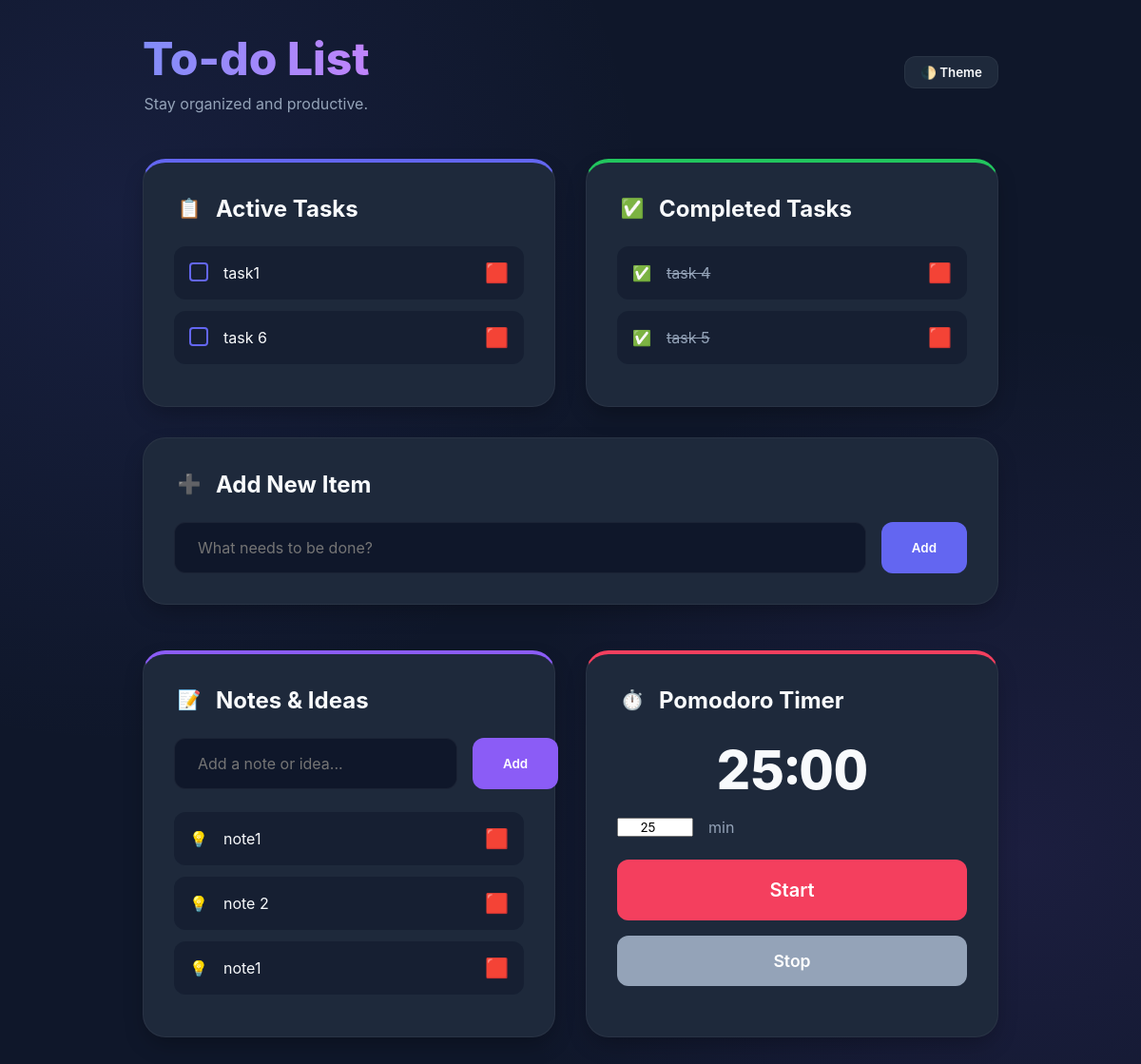
Before: / with the older database file.
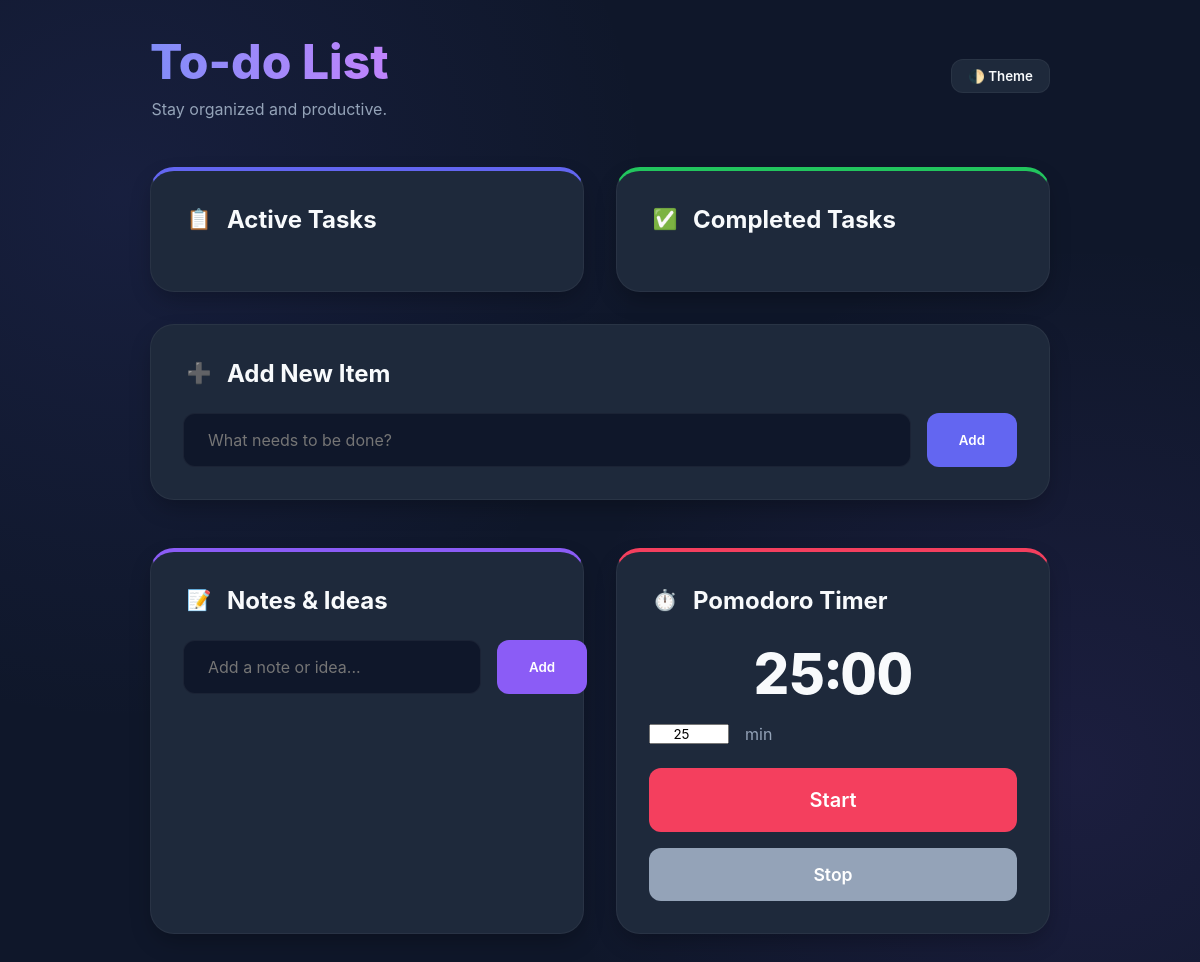
After: the same page with the newer database file.
### tables this page shows
CREATE TABLE tasks (
            id INTEGER PRIMARY KEY AUTOINCREMENT,
            task TEXT NOT NULL,
            status TEXT DEFAULT 'active'
        );

CREATE TABLE notes (
            id INTEGER PRIMARY KEY AUTOINCREMENT,
            note TEXT NOT NULL
        );

### app.py (the view, shortened to what this page needs)
@app.route("/", methods=["GET", "POST"])
def index():
    tasks = get_db_rows('tasks')
    active_tasks = [t for t in tasks if t['status'] == 'active']
    completed_tasks = [t for t in tasks if t['status'] == 'completed']
    notes = get_db_rows('notes')
    return render_template("index.html", active_tasks=active_tasks, completed_tasks=completed_tasks, notes=notes)

### app.py (called while the page is built)
def get_db_rows(table):
    conn = sqlite3.connect('database.db')
    conn.row_factory = sqlite3.Row
    rows = conn.execute(f"SELECT * FROM {table}").fetchall()
    conn.close()
    return rows

### templates/index.html (shortened to what this page needs)
<!DOCTYPE html>
<html lang="en">
<head>
    <link rel="stylesheet" href="{{ url_for('static', filename='style.css') }}">
</head>
<body>
    <div class="container">
        <header>
            <div style="display: flex; justify-content: space-between; align-items: center;">
                <div>
                    <h1>To-do List</h1>
                    <p class="subtitle">Stay organized and productive.</p>
                </div>
                <button id="theme-toggle" class="btn-add" style="padding: 0.5rem 1rem; background: var(--card-bg); border: 1px solid var(--border); color: var(--text-primary);">
                    🌓 Theme
                </button>
            </div>
        </header>
        <main>
            <div class="main-grid">
                <section class="card tasks-section">
                    <h2 class="section-title">
                        <span class="icon">📋</span>
                        Active Tasks
                    </h2>
                    <ul id="task-list">
                        {%for task in active_tasks%}
                        <li class="list-item">
                            <div class="item-content">
                                <form action="/complete_task/{{task.id}}" method="POST" style="display:inline;">
                                    <button type="submit" class="checkbox"
                                        style="background:none; border: 2px solid var(--primary-color); cursor: pointer;"></button>
                                </form>
                                <span>{{task.task}}</span>
                            </div>
                            <form action="/delete_task/{{task.id}}" method="POST" style="display:inline;">
                                <button type="submit" class="delete-btn">🟥</button>
                            </form>
                        </li>
                        {%endfor%}
                    </ul>
                </section>
                <section class="card completed-tasks-section" style="border-top: 4px solid var(--success);">
                    <h2 class="section-title">
                        <span class="icon">✅</span>
                        Completed Tasks
                    </h2>
                    <ul id="completed-task-list">
                        {%for task in completed_tasks%}
                        <li class="list-item completed">
                            <div class="item-content">
                                ✅
                                <span>{{task.task}}</span>
                            </div>
                            <form action="/delete_task/{{task.id}}" method="POST" style="display:inline;">
                                <button type="submit" class="delete-btn">🟥</button>
                            </form>
                        </li>
                        {%endfor%}
                    </ul>
                </section>
                <section class="card add-task-section">
                    <h2 class="section-title">
                        <span class="icon">➕</span>
                        Add New Item
                    </h2>
                    <form action="/" method="POST" class="input-wrapper">
                        <input type="text" name="task" placeholder="What needs to be done?" required>
                        <button type="submit" class="btn-add">Add</button>
                    </form>
                </section>
                <section class="card notes-section">
                    <h2 class="section-title">
                        <span class="icon">📝</span>
                        Notes & Ideas
                    </h2>
                    <form action="/" method="POST" class="input-wrapper" style="margin-bottom: 1.5rem;">
                        <input type="text" name="note" placeholder="Add a note or idea..." required>
                        <button type="submit" class="btn-add" style="background: var(--accent);">Add</button>
                    </form>
                    <ul id="notes-list">
                        {%for note in notes%}
                        <li class="list-item">
                            <div class="item-content">
                                💡
                                <span>{{note.note}}</span>
                            </div>
                            <form action="/delete_note/{{note.id}}" method="POST" style="display:inline;">
                                <button type="submit" class="delete-btn">🟥</button>
                            </form>
                        </li>
                        {%endfor%}
                    </ul>
                </section>
                <section class="card pomodoro-section" style="border-top: 4px solid #f43f5e; text-align: center;">
                    <h2 class="section-title">
                        <span class="icon">⏱️</span>
                        Pomodoro Timer
                    </h2>
                    <div id="timer-display" style="font-size: 3.5rem; font-weight: 800; margin: 1rem 0; font-variant-numeric: tabular-nums;">
                        25:00
                    </div>
                    <div class="input-wrapper" style="margin-bottom: 1.5rem;">
                        <input type="number" id="pomo-minutes" value="25" min="1" max="999" style="width: 80px; flex: initial; text-align: center;">
                        <span style="align-self: center; color: var(--text-secondary);">min</span>
                    </div>
                    <div style="display: flex; flex-direction: column; gap: 1rem;">
                        <button id="pomo-start" class="btn-add" style="background: #f43f5e; padding: 1.25rem; font-size: 1.25rem;">Start</button>
                        <button id="pomo-stop" class="btn-add" style="background: var(--text-secondary); padding: 1rem; font-size: 1.1rem;">Stop</button>
                    </div>
                </section>
            </div>
        </main>
    </div>
</body>
</html>

### static/style.css (style rules this page uses)
:root { --primary-color: #6366f1; --primary-hover: #4f46e5; --background: #0f172a; --card-bg: #1e293b; --text-primary: #f8fafc; --text-secondary: #94a3b8; --danger: #ef4444; --success: #22c55e; --accent: #8b5cf6; --border: rgba(255, 255, 255, 0.05); --input-bg: #0f172a; }
* { margin: 0; padding: 0; box-sizing: border-box; font-family: 'Inter', system-ui, -apple-system, sans-serif; }
body { background-color: var(--background); color: var(--text-primary); min-height: 100vh; padding: 2rem 1rem; background-image: radial-gradient(circle at 10% 20%, rgba(99, 102, 241, 0.1) 0%, transparent 40%), radial-gradient(circle at 90% 80%, rgba(139, 92, 246, 0.1) 0%, transparent 40%); }
.container { max-width: 900px; margin: 0 auto; }
header { text-align: center; margin-bottom: 3rem; }
h1 { font-size: 3rem; font-weight: 800; margin-bottom: 0.5rem; background: linear-gradient(to right, #818cf8, #c084fc); -webkit-background-clip: text; background-clip: text; -webkit-text-fill-color: transparent; }
.subtitle { color: var(--text-secondary); }
.main-grid { display: grid; grid-template-columns: repeat(auto-fit, minmax(350px, 1fr)); gap: 2rem; }
.card { background: var(--card-bg); border-radius: 1.5rem; padding: 2rem; box-shadow: 0 10px 25px -5px rgba(0, 0, 0, 0.3); border: 1px solid var(--border); transition: transform 0.2s ease, background-color 0.3s, color 0.3s; }
.section-title { font-size: 1.5rem; margin-bottom: 1.5rem; display: flex; align-items: center; gap: 0.75rem; }
.add-task-section { grid-column: 1 / -1; margin-bottom: 1rem; }
.input-wrapper { display: flex; gap: 1rem; }
input[type="text"] { flex: 1; background: var(--input-bg); border: 1px solid var(--border); border-radius: 0.75rem; padding: 1rem 1.5rem; color: var(--text-primary); font-size: 1rem; transition: all 0.2s; }
.btn-add { background: var(--primary-color); color: white; border: none; border-radius: 0.75rem; padding: 0 2rem; font-weight: 600; cursor: pointer; transition: background 0.2s, transform 0.1s; }
.icon { display: inline-flex; align-items: center; justify-content: center; width: 2rem; height: 2rem; font-size: 1.25rem; }
.notes-section { border-top: 4px solid var(--accent); }
.tasks-section { border-top: 4px solid var(--primary-color); }

Changed rows visible on the page:
removed tasks: task "task1", shown under "📋Active Tasks"
removed tasks: task "task 6", shown under "📋Active Tasks"
removed tasks: task "task 4", shown under "✅Completed Tasks"
removed tasks: task "task 5", shown under "✅Completed Tasks"
removed notes: note "note1"
removed notes: note "note 2"
removed notes: note "note1"
